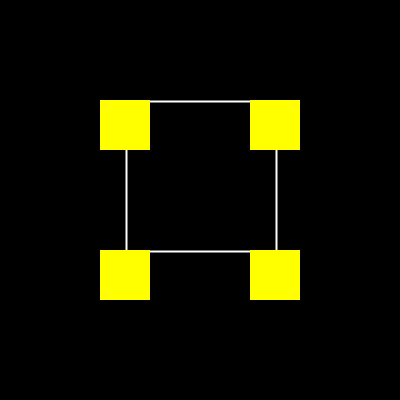
Frame 1 (no input)
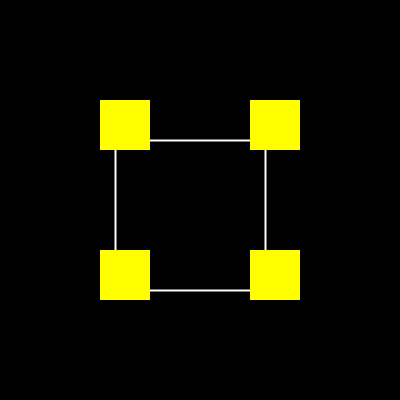
Frame 60 (the mouse pressed at the canvas centre just before this capture)
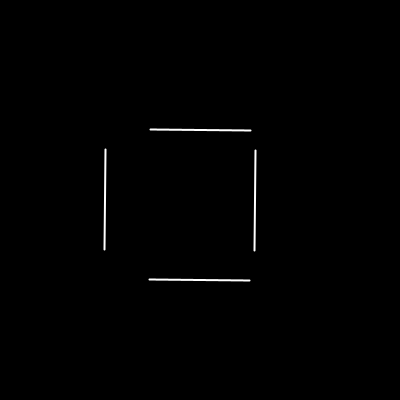
Frame 120 (the mouse held since frame 60 and released just before this capture)

The Processing sketch that drew these frames (run headless with seeded random() and noise(); from frame 60 on, the mouse is pressed at the canvas centre):

// Processing sketch: nibyKwadrat
// ── nibyKwadrat.pde
IllusionModel im;

void setup(){
  size(400, 400);
  im = new IllusionModel(0, 0);
}

void draw(){
  background(0);
  
  translate(width/2, height/2);
  im.display();
}

class Square {
  float x, y;
  float _width, _height;
  color c;
  
  Square(float x, float y, float w, float h, color c){
    this.x = x;
    this.y = y;
    this.c = c;
    _width = w;
    _height = h;
  }
  
  void display(){
    noStroke();
    fill(c);
    rect(x, y, _width, _height);
  }
}

enum Orientation {vertical, horizontal}

class Lines {
  float x, y, _length;
  float x1, y1, x2, y2;
  float separation;
  float speed;
  Orientation orientation;
  
  Lines(float x, float y, float l, float separation, Orientation o, float startPoint, float speed){   
    this.x = x;
    this.y = y;
    _length = l;
    this.separation = separation;
    orientation = o;
    this.speed = speed;
    
    init(startPoint);
  }
  
  private void init(float startPoint){
    
    if(orientation == Orientation.vertical){
      x1 = x2 = x + startPoint;
      y1 = y;
      y2 = y + _length;
    }
    else if(orientation == Orientation.horizontal){
      y1 = y2 = y + startPoint;
      x1 = x;
      x2 = x + _length;
    }
  }
  
  void update(){
    move();
  }
  
  void display(){
    update();
    strokeWeight(2);
    stroke(255);
    line(x1, y1, x2, y2);
    
    if(orientation == Orientation.vertical){
      line(x1 + separation, y1, x2 + separation, y2);
    }
    else if(orientation == Orientation.horizontal){
      line(x1, y1 + separation, x2, y2 + separation);
    }
  }
  
  void move(){
    if(orientation == Orientation.vertical){
      x1 += speed;
      x2 += speed;
      if(x1 <= x + 0 || x1 >= x + 50){
        speed *= -1;
      }
    }
    else if(orientation == Orientation.horizontal){
      y1 += speed;
      y2 += speed;
      if(y1 <= y + 0 || y1 >= y + 50){
        speed *= -1;
      }
    }
  }
}

class IllusionModel {
  float x, y;
  Square [] squares;
  Lines l1, l2;
  
  IllusionModel(float x, float y){
    squares = new Square[4];
    squares[0] = new Square(-100 + x, -100 + y, 50, 50, color(255,255,0));
    squares[1] = new Square(50 + x, -100 + y, 50, 50, color(255,255,0));
    squares[2] = new Square(-100 + x, 50 + y, 50, 50, color(255,255,0));
    squares[3] = new Square(50 + x, 50 + y, 50, 50, color(255,255,0));
  
    l1 = new Lines(-50 + x, -100 + y, 100, 150, Orientation.horizontal, 0, 1);
    l2 = new Lines(-100 + x, -50 + y, 100, 150, Orientation.vertical, 25, 1);
  }
  
  void display(){
    pushMatrix();
    float angle = map(mouseX, 0, width, 0, TWO_PI);
    rotate(angle);
    
    l1.display();
    l2.display();
    
    if(!mousePressed){   
      for(Square square : squares)
        square.display();
    }
    popMatrix();
  }
  
}
